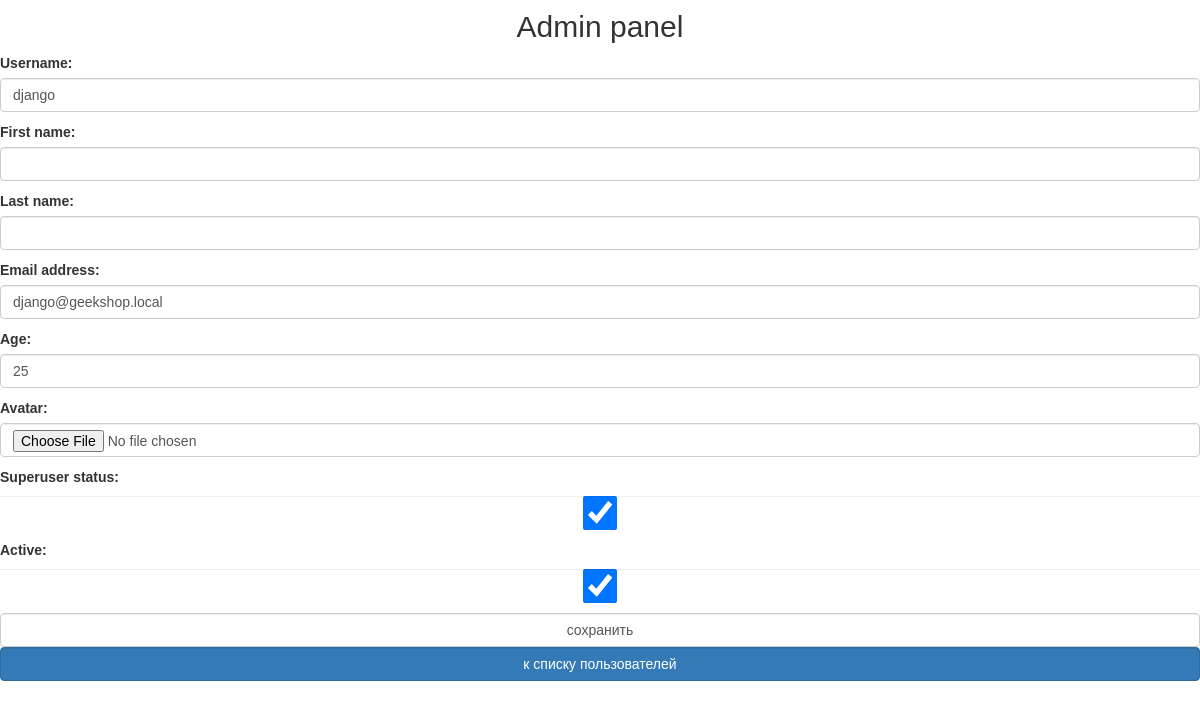
Screenshot of /myadmin/shopuser/update/1/ (signed in) with the database file from the repository.
### authapp/models.py (models this page shows)
class ShopUser(AbstractUser):
    avatar = models.ImageField(upload_to='user_avatars', blank=True)
    age = models.PositiveIntegerField(verbose_name='Age')

### adminapp/views.py (the view)
# urls.py: re_path(r'^shopuser/update/(?P<pk>\d+)/$', adminapp.shopuser_update,
@user_passes_test(lambda x: x.is_superuser)
def shopuser_update(request, pk):
    user = get_object_or_404(ShopUser, pk=pk)
    if request.method == 'POST':
        form = ShopUserAdminUpdateForm(request.POST, request.FILES, instance=user)
        if form.is_valid():
            form.save()
            return HttpResponseRedirect(reverse('myadmin:index'))
    else:
        form = ShopUserAdminUpdateForm(instance=user)
    content = {
        'title': 'admin/edit user',
        'form': form
    }
    return render(request, 'adminapp/shopuser_update.html', content)

### adminapp/forms.py (shortened to what this page needs)
class ShopUserAdminUpdateForm(UserChangeForm):
    class Meta:
        model = ShopUser
        fields = ('username', 'first_name', 'last_name',
                  'email', 'age', 'avatar', 'password',
                  'is_superuser', 'is_active')
    def __init__(self, *args, **kwargs):
        super().__init__(*args, **kwargs)
        for field_name, field in self.fields.items():
            field.widget.attrs['class'] = 'form-control'
            field.help_text = ''
            if field_name == 'password':
                field.widget = HiddenInput()

### adminapp/templates/adminapp/shopuser_update.html (shortened to what this page needs)
{% extends 'adminapp/base.html' %}
{% load static %}
{% block container %}
    <div class="login">
        <form class="form-horizontal" method="post" enctype="multipart/form-data">
            {{ form.as_p }}
            <input class="form-control" type="submit" value="сохранить">
        </form>
        <a href="{% url 'myadmin:index' %}"
           class="btn btn-primary form-control last">
            к списку пользователей
        </a>
    </div>
{% endblock %}

### static/css/style.css (style rules this page uses)
* { margin: 0; padding: 0; }
a { text-decoration: none; }
body { font-family: 'Montserrat', sans-serif; }
::placeholder { color: #6c6c6c; font-size: 14px; font-weight: 300; padding-left: 19px; padding-top: 17px; padding-bottom: 17px; }

### rows the page displays
ShopUser: username "django", email "django@geekshop.local", age "25", is_superuser "☑", is_active "☑"
